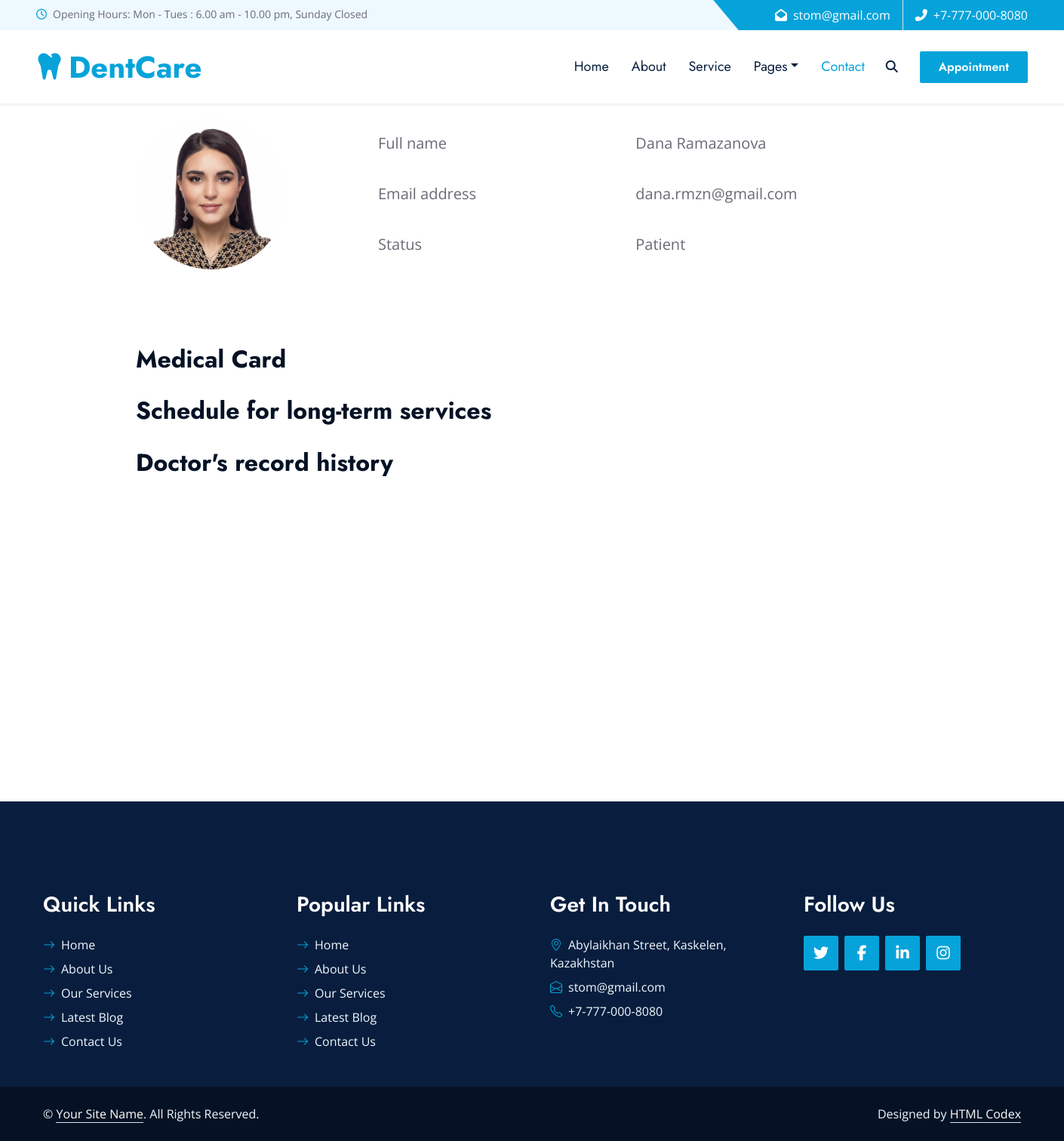
Screenshot of /profile.html with the database file from the repository.
### website/models.py (models this page shows)
class prof_information(models.Model):
    full_name = models.CharField(max_length=50)
    profile_img = models.ImageField()
    email = models.CharField(max_length=20)
    status = models.CharField(max_length=20)

### website/views.py (the view)
# urls.py: path('profile.html', views.profile, name="profile"),
def profile(request):
	prof_info = prof_information.objects.all()
	name_inp = 'Dana Ramazanova'
	return render(request, 'profile.html', {'prof_info': prof_info, 'name': name_inp})

### website/templates/profile.html (shortened to what this page needs)
{% load static %}
<!DOCTYPE html>
<html lang="en">
<head>
    <link rel="stylesheet" href="{% static 'website/https://cdnjs.cloudflare.com/ajax/libs/font-awesome/5.10.0/css/all.min.css' %}">
    <link rel="stylesheet" href="{% static 'website/https://cdn.jsdelivr.net/npm/bootstrap-icons@1.4.1/font/bootstrap-icons.css' %}">
    <link rel="stylesheet" href="{% static 'website/lib/owlcarousel/assets/owl.carousel.min.css' %}" >
    <link rel="stylesheet" href="{% static 'website/lib/animate/animate.min.css' %}">
    <link rel="stylesheet" href="{% static 'website/lib/tempusdominus/css/tempusdominus-bootstrap-4.min.css' %}" />
    <link rel="stylesheet" href="{% static 'website/lib/twentytwenty/twentytwenty.css' %}" />
    <link rel="stylesheet" href="{% static 'website/css/bootstrap.min.css' %}">
    <link rel="stylesheet" href="{% static 'website/css/style.css' %}">
</head>
<body>
    <div class="container-fluid bg-light ps-5 pe-0 d-none d-lg-block">
        <div class="row gx-0">
            <div class="col-md-6 text-center text-lg-start mb-2 mb-lg-0">
                <div class="d-inline-flex align-items-center">
                    <small class="py-2"><i class="far fa-clock text-primary me-2"></i>Opening Hours: Mon - Tues : 6.00 am - 10.00 pm, Sunday Closed </small>
                </div>
            </div>
            <div class="col-md-6 text-center text-lg-end">
                <div class="position-relative d-inline-flex align-items-center bg-primary text-white top-shape px-5">
                    <div class="me-3 pe-3 border-end py-2">
                        <p class="m-0"><i class="fa fa-envelope-open me-2"></i>stom@gmail.com</p>
                    </div>
                    <div class="py-2">
                        <p class="m-0"><i class="fa fa-phone-alt me-2"></i>+7-777-000-8080</p>
                    </div>
                </div>
            </div>
        </div>
    </div>
    <nav class="navbar navbar-expand-lg bg-white navbar-light shadow-sm px-5 py-3 py-lg-0">
        <a href="index.html" class="navbar-brand p-0">
            <h1 class="m-0 text-primary"><i class="fa fa-tooth me-2"></i>DentCare</h1>
        </a>
        <div class="collapse navbar-collapse" id="navbarCollapse">
            <div class="navbar-nav ms-auto py-0">
                <a href="index.html" class="nav-item nav-link">Home</a>
                <a href="about.html" class="nav-item nav-link">About</a>
                <a href="service.html" class="nav-item nav-link">Service</a>
                <div class="nav-item dropdown">
                    <a href="#" class="nav-link dropdown-toggle" data-bs-toggle="dropdown">Pages</a>
                </div>
                <a href="contact.html" class="nav-item nav-link active">Contact</a>
            </div>
            <button type="button" class="btn text-dark" data-bs-toggle="modal" data-bs-target="#searchModal"><i class="fa fa-search"></i></button>
            <a href="appointment.html" class="btn btn-primary py-2 px-4 ms-3">Appointment</a>
        </div>
    </nav>
    {% for prof_info in prof_info %}
    {% if prof_info.full_name == name %}
    <div class="profpic">
        <img src="{{prof_info.profile_img}}" width="300px" height="300px">
        <table>
            <tr>
            <td>Full name</td>
            <td>{{prof_info.full_name}}</td>
            </tr>
            <tr>
            <td>Email address</td>
            <td>{{prof_info.email}}</td>
            </tr>
            <tr>
            <td>Status</td>
            <td>{{prof_info.status}}</td>
            </tr>
        </table>
        <a  href="medical_card.html"><h2>Medical Card</h2></a>
        <a href="schedule.html"><h2>Schedule for long-term services</h2></a>
        <a href="app.html"><h2>Doctor's record history</h2></a>
    </div>
    {% endif %}
    {% endfor %}
    <div class="container-fluid bg-dark text-light py-5 wow fadeInUp" data-wow-delay="0.3s" style="margin-top: -75px;">
        <div class="container pt-5">
            <div class="row g-5 pt-4">
                <div class="col-lg-3 col-md-6">
                    <h3 class="text-white mb-4">Quick Links</h3>
                    <div class="d-flex flex-column justify-content-start">
                        <a class="text-light mb-2" href="#"><i class="bi bi-arrow-right text-primary me-2"></i>Home</a>
                        <a class="text-light mb-2" href="#"><i class="bi bi-arrow-right text-primary me-2"></i>About Us</a>
                        <a class="text-light mb-2" href="#"><i class="bi bi-arrow-right text-primary me-2"></i>Our Services</a>
                        <a class="text-light mb-2" href="#"><i class="bi bi-arrow-right text-primary me-2"></i>Latest Blog</a>
                        <a class="text-light" href="#"><i class="bi bi-arrow-right text-primary me-2"></i>Contact Us</a>
                    </div>
                </div>
                <div class="col-lg-3 col-md-6">
                    <h3 class="text-white mb-4">Popular Links</h3>
                    <div class="d-flex flex-column justify-content-start">
                        <a class="text-light mb-2" href="#"><i class="bi bi-arrow-right text-primary me-2"></i>Home</a>
                        <a class="text-light mb-2" href="#"><i class="bi bi-arrow-right text-primary me-2"></i>About Us</a>
                        <a class="text-light mb-2" href="#"><i class="bi bi-arrow-right text-primary me-2"></i>Our Services</a>
                        <a class="text-light mb-2" href="#"><i class="bi bi-arrow-right text-primary me-2"></i>Latest Blog</a>
                        <a class="text-light" href="#"><i class="bi bi-arrow-right text-primary me-2"></i>Contact Us</a>
                    </div>
                </div>
                <div class="col-lg-3 col-md-6">
                    <h3 class="text-white mb-4">Get In Touch</h3>
                    <p class="mb-2"><i class="bi bi-geo-alt text-primary me-2"></i>Abylaikhan Street, Kaskelen, Kazakhstan</p>
                    <p class="mb-2"><i class="bi bi-envelope-open text-primary me-2"></i>stom@gmail.com</p>
                    <p class="mb-0"><i class="bi bi-telephone text-primary me-2"></i>+7-777-000-8080</p>
                </div>
                <div class="col-lg-3 col-md-6">
                    <h3 class="text-white mb-4">Follow Us</h3>
                    <div class="d-flex">
                        <a class="btn btn-lg btn-primary btn-lg-square rounded me-2" href="#"><i class="fab fa-twitter fw-normal"></i></a>
                        <a class="btn btn-lg btn-primary btn-lg-square rounded me-2" href="#"><i class="fab fa-facebook-f fw-normal"></i></a>
                        <a class="btn btn-lg btn-primary btn-lg-square rounded me-2" href="#"><i class="fab fa-linkedin-in fw-normal"></i></a>
                        <a class="btn btn-lg btn-primary btn-lg-square rounded" href="#"><i class="fab fa-instagram fw-normal"></i></a>
                    </div>
                </div>
            </div>
        </div>
    </div>
    <div class="container-fluid text-light py-4" style="background: #051225;">
        <div class="container">
            <div class="row g-0">
                <div class="col-md-6 text-center text-md-start">
                    <p class="mb-md-0">&copy; <a class="text-white border-bottom" href="#">Your Site Name</a>. All Rights Reserved.</p>
                </div>
                <div class="col-md-6 text-center text-md-end">
                    <p class="mb-0">Designed by <a class="text-white border-bottom" href="https://htmlcodex.com">HTML Codex</a></p>
                </div>
            </div>
        </div>
    </div>
</body>
</html>

### static/website/css/style.css (style rules this page uses)
:root { --primary: #06A3DA; --secondary: #F57E57; --light: #EEF9FF; --dark: #091E3E; }
h1, h2, .font-weight-bold { font-weight: 700 !important; }
h3, h4, .font-weight-semi-bold { font-weight: 600 !important; }
.btn { font-family: 'Jost', sans-serif; font-weight: 600; transition: .5s; }
.btn-primary, .btn-secondary { color: #FFFFFF; }
.btn-lg-square { width: 46px; height: 46px; }
.btn-square, .btn-sm-square, .btn-lg-square { padding-left: 0; padding-right: 0; text-align: center; }
.top-shape::before { position: absolute; content: ""; width: 35px; height: 100%; top: 0; left: -17px; background: var(--primary); transform: skew(40deg); }
.navbar-light .navbar-nav .nav-link { font-family: 'Jost', sans-serif; padding: 35px 15px; font-size: 18px; color: var(--dark); outline: none; transition: .5s; }
.navbar-light .navbar-nav .nav-link:hover, .navbar-light .navbar-nav .nav-link.active { color: var(--primary); }

### website/templates/profile.html (style rules this page uses)
.profpic { height: 1000px; }
.profpic img { width: 200px; height: 200px; border-radius: 50%; margin: 20px 30px 100px 180px; }
table { width: 900px; height: 200px; font-size: 20px; margin: -300px 100px 100px 500px; border: 5px; border-color: black; }
h2 { margin: 30px 30px 30px 180px; color: #051225; }

### rows the page displays
prof_information: profile_img (placeholder picture), full_name "Dana Ramazanova", email "dana.rmzn@gmail.com", status "Patient"
